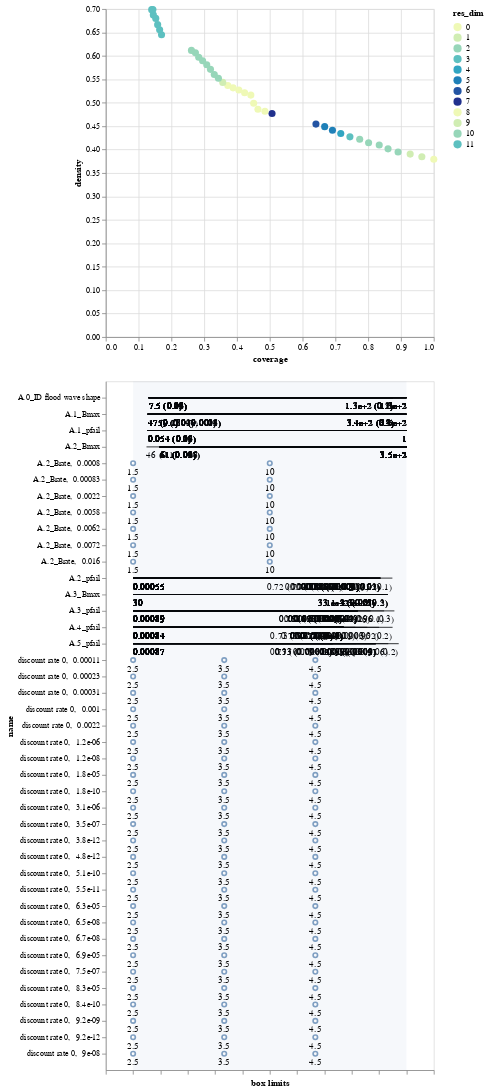

Notebook code cell kept with this figure:
### Code cell
box.inspect_tradeoff()

### Figure 1 — Vega-Lite specification as saved in the notebook (floating-point values rounded to 4 significant figures; data arrays with more than 128 entries replaced by an {"elided": "..."} marker saying what was removed)
{"config": {"view": {"continuousWidth": 400, "continuousHeight": 300}}, "vconcat": [{"data": {"name": "data-ae9cfd5c53f32af8f90da00826b46d59"}, "mark": {"type": "circle", "size": 75}, "encoding": {"color": {"type": "ordinal", "field": "res_dim", "scale": {"range": ["#eff9b6", "#d0edb3", "#97d6b9", "#5dc0c0", "#31a5c2", "#1f80b8", "#2354a3", "#21318d"]}}, "opacity": {"condition": {"value": 1, "selection": "selector001"}, "value": 0.4}, "tooltip": [{"type": "ordinal", "field": "id"}, {"type": "quantitative", "field": "coverage", "format": ".2"}, {"type": "quantitative", "field": "density", "format": ".2"}, {"type": "ordinal", "field": "res_dim"}], "x": {"type": "quantitative", "field": "coverage"}, "y": {"type": "quantitative", "field": "density"}}, "height": 400, "selection": {"selector001": {"type": "single", "fields": ["id"]}}, "width": 400}, {"layer": [{"data": {"name": "data-98c4b984e1bb40071236f6fc71a17afb"}, "mark": "rule", "encoding": {"x": {"type": "quantitative", "axis": {"grid": false, "labels": false, "title": "box limits"}, "field": "x_lower", "scale": {"domain": [0, 1], "padding": 0.1}}, "x2": {"field": "x_upper"}, "y": {"type": "nominal", "field": "name", "scale": {"padding": 1.0}}}, "transform": [{"calculate": "(datum.x1-datum.minimum)/(datum.maximum-datum.minimum)", "as": "x_lower"}, {"calculate": "(datum.x2-datum.minimum)/(datum.maximum-datum.minimum)", "as": "x_upper"}, {"filter": {"selection": "selector001"}}], "width": 400}, {"data": {"name": "data-98c4b984e1bb40071236f6fc71a17afb"}, "mark": {"type": "text", "align": "left", "baseline": "top", "dy": 5}, "encoding": {"text": {"type": "ordinal", "field": "text"}, "x": {"type": "quantitative", "axis": {"grid": false, "labels": false, "title": "box limits"}, "field": "x_lower", "scale": {"domain": [0, 1], "padding": 0.1}}, "x2": {"field": "x_upper"}, "y": {"type": "nominal", "field": "name", "scale": {"padding": 1.0}}}, "transform": [{"calculate": "(datum.x1-datum.minimum)/(datum.maximum-datum.minimum)", "as": "x_lower"}, {"calculate": "(datum.x2-datum.minimum)/(datum.maximum-datum.minimum)", "as": "x_upper"}, {"filter": {"selection": "selector001"}}, {"calculate": "datum.qp_lower>0?format(datum.x1, \".2\")+\" (\"+format(datum.qp_lower, \".1~g\")+\")\" :format(datum.x1, \".2\")", "as": "text"}], "width": 400}, {"data": {"name": "data-98c4b984e1bb40071236f6fc71a17afb"}, "mark": {"type": "text", "align": "right", "baseline": "top", "dy": 5}, "encoding": {"text": {"type": "ordinal", "field": "text"}, "x": {"type": "quantitative", "field": "x_upper"}, "x2": {"field": "x_upper"}, "y": {"type": "nominal", "field": "name", "scale": {"padding": 1.0}}}, "transform": [{"calculate": "(datum.x1-datum.minimum)/(datum.maximum-datum.minimum)", "as": "x_lower"}, {"calculate": "(datum.x2-datum.minimum)/(datum.maximum-datum.minimum)", "as": "x_upper"}, {"filter": {"selection": "selector001"}}, {"calculate": "datum.qp_upper>0?format(datum.x2, \".2\")+\" (\"+format(datum.qp_upper, \".1\")+\")\" :format(datum.x2, \".2\")", "as": "text"}], "width": 400}, {"data": {"name": "data-bb8d07f6df3d47a6a475317795287b23"}, "mark": {"type": "rect", "opacity": 0.05}, "encoding": {"x": {"type": "quantitative", "field": "start"}, "x2": {"field": "end"}}}, {"data": {"name": "data-ce224426dbd417f669a33eddc5f4d590"}, "mark": "point", "encoding": {"x": {"type": "quantitative", "field": "x"}, "y": {"type": "nominal", "field": "name"}}, "transform": [{"filter": {"selection": "selector001"}}], "width": 400}, {"data": {"name": "data-ce224426dbd417f669a33eddc5f4d590"}, "mark": {"type": "text", "align": "center", "baseline": "top", "dy": 5}, "encoding": {"text": {"type": "nominal", "field": "item"}, "x": {"type": "quantitative", "field": "x"}, "y": {"type": "nominal", "field": "name"}}, "transform": [{"filter": {"selection": "selector001"}}], "width": 400}]}], "$schema": "https://vega.github.io/schema/vega-lite/v4.8.1.json", "datasets": {"data-ae9cfd5c53f32af8f90da00826b46d59": [{"coverage": 1.0, "density": 0.3794, "id": 0, "mass": 1.0, "mean": 0.3794, "res_dim": 0}, {"coverage": 0.9636, "density": 0.3848, "id": 1, "mass": 0.95, "mean": 0.3848, "res_dim": 1}, {"coverage": 0.928, "density": 0.3904, "id": 2, "mass": 0.902, "mean": 0.3904, "res_dim": 1}, {"coverage": 0.8911, "density": 0.395, "id": 3, "mass": 0.856, "mean": 0.395, "res_dim": 2}, {"coverage": 0.8606, "density": 0.4016, "id": 4, "mass": 0.813, "mean": 0.4016, "res_dim": 2}, {"coverage": 0.8337, "density": 0.4097, "id": 5, "mass": 0.772, "mean": 0.4097, "res_dim": 2}, {"coverage": 0.8013, "density": 0.4147, "id": 6, "mass": 0.733, "mean": 0.4147, "res_dim": 2}, {"coverage": 0.7741, "density": 0.422, "id": 7, "mass": 0.696, "mean": 0.422, "res_dim": 2}, {"coverage": 0.7443, "density": 0.4272, "id": 8, "mass": 0.661, "mean": 0.4272, "res_dim": 3}, {"coverage": 0.7164, "density": 0.4342, "id": 9, "mass": 0.626, "mean": 0.4342, "res_dim": 4}, {"coverage": 0.6911, "density": 0.4414, "id": 10, "mass": 0.594, "mean": 0.4414, "res_dim": 5}, {"coverage": 0.6674, "density": 0.4489, "id": 11, "mass": 0.564, "mean": 0.4489, "res_dim": 5}, {"coverage": 0.6407, "density": 0.4544, "id": 12, "mass": 0.535, "mean": 0.4544, "res_dim": 6}, {"coverage": 0.5069, "density": 0.4772, "id": 13, "mass": 0.403, "mean": 0.4772, "res_dim": 7}, {"coverage": 0.4852, "density": 0.4819, "id": 14, "mass": 0.382, "mean": 0.4819, "res_dim": 8}, {"coverage": 0.4639, "density": 0.4862, "id": 15, "mass": 0.362, "mean": 0.4862, "res_dim": 8}, {"coverage": 0.451, "density": 0.4988, "id": 16, "mass": 0.343, "mean": 0.4988, "res_dim": 8}, {"coverage": 0.4423, "density": 0.5163, "id": 17, "mass": 0.325, "mean": 0.5163, "res_dim": 8}, {"coverage": 0.4233, "density": 0.5214, "id": 18, "mass": 0.308, "mean": 0.5214, "res_dim": 8}, {"coverage": 0.4056, "density": 0.5271, "id": 19, "mass": 0.292, "mean": 0.5271, "res_dim": 8}, {"coverage": 0.3882, "density": 0.5318, "id": 20, "mass": 0.277, "mean": 0.5318, "res_dim": 8}, {"coverage": 0.3722, "density": 0.5369, "id": 21, "mass": 0.263, "mean": 0.5369, "res_dim": 8}, {"coverage": 0.3566, "density": 0.5434, "id": 22, "mass": 0.249, "mean": 0.5434, "res_dim": 9}, {"coverage": 0.3434, "density": 0.5521, "id": 23, "mass": 0.236, "mean": 0.5521, "res_dim": 10}, {"coverage": 0.3308, "density": 0.5603, "id": 24, "mass": 0.224, "mean": 0.5603, "res_dim": 10}, {"coverage": 0.3192, "density": 0.5712, "id": 25, "mass": 0.212, "mean": 0.5712, "res_dim": 10}, {"coverage": 0.3079, "density": 0.5811, "id": 26, "mass": 0.201, "mean": 0.5811, "res_dim": 10}, {"coverage": 0.2952, "density": 0.5895, "id": 27, "mass": 0.19, "mean": 0.5895, "res_dim": 10}, {"coverage": 0.2833, "density": 0.5972, "id": 28, "mass": 0.18, "mean": 0.5972, "res_dim": 10}, {"coverage": 0.2733, "density": 0.6064, "id": 29, "mass": 0.171, "mean": 0.6064, "res_dim": 10}, {"coverage": 0.2612, "density": 0.6117, "id": 30, "mass": 0.162, "mean": 0.6117, "res_dim": 10}, {"coverage": 0.17, "density": 0.645, "id": 31, "mass": 0.1, "mean": 0.645, "res_dim": 11}, {"coverage": 0.1642, "density": 0.6558, "id": 32, "mass": 0.095, "mean": 0.6558, "res_dim": 11}, {"coverage": 0.1581, "density": 0.6667, "id": 33, "mass": 0.09, "mean": 0.6667, "res_dim": 11}, {"coverage": 0.1523, "density": 0.68, "id": 34, "mass": 0.085, "mean": 0.68, "res_dim": 11}, {"coverage": 0.145, "density": 0.6875, "id": 35, "mass": 0.08, "mean": 0.6875, "res_dim": 11}, {"coverage": 0.14, "density": 0.6987, "id": 36, "mass": 0.076, "mean": 0.6987, "res_dim": 11}, {"coverage": 0.1436, "density": 0.6987, "id": 37, "mass": 0.078, "mean": 0.6987, "res_dim": 11}], "data-98c4b984e1bb40071236f6fc71a17afb": {"elided": "240 records"}, "data-bb8d07f6df3d47a6a475317795287b23": [{"start": 0, "end": 1}], "data-ce224426dbd417f669a33eddc5f4d590": [{"name": "discount rate 0,  0.0022", "n_items": 4, "item": 2.5, "id": 13, "x": 0.0}, {"name": "discount rate 0,  0.0022", "n_items": 4, "item": 3.5, "id": 13, "x": 0.3333}, {"name": "discount rate 0,  0.0022", "n_items": 4, "item": 4.5, "id": 13, "x": 0.6667}, {"name": "discount rate 0,  0.001", "n_items": 4, "item": 2.5, "id": 14, "x": 0.0}, {"name": "discount rate 0,  0.001", "n_items": 4, "item": 3.5, "id": 14, "x": 0.3333}, {"name": "discount rate 0,  0.001", "n_items": 4, "item": 4.5, "id": 14, "x": 0.6667}, {"name": "discount rate 0,  0.00031", "n_items": 4, "item": 2.5, "id": 15, "x": 0.0}, {"name": "discount rate 0,  0.00031", "n_items": 4, "item": 3.5, "id": 15, "x": 0.3333}, {"name": "discount rate 0,  0.00031", "n_items": 4, "item": 4.5, "id": 15, "x": 0.6667}, {"name": "discount rate 0,  0.00011", "n_items": 4, "item": 2.5, "id": 16, "x": 0.0}, {"name": "discount rate 0,  0.00011", "n_items": 4, "item": 3.5, "id": 16, "x": 0.3333}, {"name": "discount rate 0,  0.00011", "n_items": 4, "item": 4.5, "id": 16, "x": 0.6667}, {"name": "discount rate 0,  0.00023", "n_items": 4, "item": 2.5, "id": 17, "x": 0.0}, {"name": "discount rate 0,  0.00023", "n_items": 4, "item": 3.5, "id": 17, "x": 0.3333}, {"name": "discount rate 0,  0.00023", "n_items": 4, "item": 4.5, "id": 17, "x": 0.6667}, {"name": "discount rate 0,  8.3e-05", "n_items": 4, "item": 2.5, "id": 18, "x": 0.0}, {"name": "discount rate 0,  8.3e-05", "n_items": 4, "item": 3.5, "id": 18, "x": 0.3333}, {"name": "discount rate 0,  8.3e-05", "n_items": 4, "item": 4.5, "id": 18, "x": 0.6667}, {"name": "discount rate 0,  6.9e-05", "n_items": 4, "item": 2.5, "id": 19, "x": 0.0}, {"name": "discount rate 0,  6.9e-05", "n_items": 4, "item": 3.5, "id": 19, "x": 0.3333}, {"name": "discount rate 0,  6.9e-05", "n_items": 4, "item": 4.5, "id": 19, "x": 0.6667}, {"name": "discount rate 0,  6.3e-05", "n_items": 4, "item": 2.5, "id": 20, "x": 0.0}, {"name": "discount rate 0,  6.3e-05", "n_items": 4, "item": 3.5, "id": 20, "x": 0.3333}, {"name": "discount rate 0,  6.3e-05", "n_items": 4, "item": 4.5, "id": 20, "x": 0.6667}, {"name": "discount rate 0,  1.8e-05", "n_items": 4, "item": 2.5, "id": 21, "x": 0.0}, {"name": "discount rate 0,  1.8e-05", "n_items": 4, "item": 3.5, "id": 21, "x": 0.3333}, {"name": "discount rate 0,  1.8e-05", "n_items": 4, "item": 4.5, "id": 21, "x": 0.6667}, {"name": "discount rate 0,  3.1e-06", "n_items": 4, "item": 2.5, "id": 22, "x": 0.0}, {"name": "discount rate 0,  3.1e-06", "n_items": 4, "item": 3.5, "id": 22, "x": 0.3333}, {"name": "discount rate 0,  3.1e-06", "n_items": 4, "item": 4.5, "id": 22, "x": 0.6667}, {"name": "discount rate 0,  1.2e-06", "n_items": 4, "item": 2.5, "id": 23, "x": 0.0}, {"name": "discount rate 0,  1.2e-06", "n_items": 4, "item": 3.5, "id": 23, "x": 0.3333}, {"name": "discount rate 0,  1.2e-06", "n_items": 4, "item": 4.5, "id": 23, "x": 0.6667}, {"name": "discount rate 0,  3.5e-07", "n_items": 4, "item": 2.5, "id": 24, "x": 0.0}, {"name": "discount rate 0,  3.5e-07", "n_items": 4, "item": 3.5, "id": 24, "x": 0.3333}, {"name": "discount rate 0,  3.5e-07", "n_items": 4, "item": 4.5, "id": 24, "x": 0.6667}, {"name": "discount rate 0,  6.5e-08", "n_items": 4, "item": 2.5, "id": 25, "x": 0.0}, {"name": "discount rate 0,  6.5e-08", "n_items": 4, "item": 3.5, "id": 25, "x": 0.3333}, {"name": "discount rate 0,  6.5e-08", "n_items": 4, "item": 4.5, "id": 25, "x": 0.6667}, {"name": "discount rate 0,  9e-08", "n_items": 4, "item": 2.5, "id": 26, "x": 0.0}, {"name": "discount rate 0,  9e-08", "n_items": 4, "item": 3.5, "id": 26, "x": 0.3333}, {"name": "discount rate 0,  9e-08", "n_items": 4, "item": 4.5, "id": 26, "x": 0.6667}, {"name": "discount rate 0,  7.5e-07", "n_items": 4, "item": 2.5, "id": 27, "x": 0.0}, {"name": "discount rate 0,  7.5e-07", "n_items": 4, "item": 3.5, "id": 27, "x": 0.3333}, {"name": "discount rate 0,  7.5e-07", "n_items": 4, "item": 4.5, "id": 27, "x": 0.6667}, {"name": "discount rate 0,  6.7e-08", "n_items": 4, "item": 2.5, "id": 28, "x": 0.0}, {"name": "discount rate 0,  6.7e-08", "n_items": 4, "item": 3.5, "id": 28, "x": 0.3333}, {"name": "discount rate 0,  6.7e-08", "n_items": 4, "item": 4.5, "id": 28, "x": 0.6667}, {"name": "discount rate 0,  9.2e-09", "n_items": 4, "item": 2.5, "id": 29, "x": 0.0}, {"name": "discount rate 0,  9.2e-09", "n_items": 4, "item": 3.5, "id": 29, "x": 0.3333}, {"name": "discount rate 0,  9.2e-09", "n_items": 4, "item": 4.5, "id": 29, "x": 0.6667}, {"name": "discount rate 0,  1.2e-08", "n_items": 4, "item": 2.5, "id": 30, "x": 0.0}, {"name": "discount rate 0,  1.2e-08", "n_items": 4, "item": 3.5, "id": 30, "x": 0.3333}, {"name": "discount rate 0,  1.2e-08", "n_items": 4, "item": 4.5, "id": 30, "x": 0.6667}, {"name": "A.2_Brate,  0.016", "n_items": 3, "item": 1.5, "id": 31, "x": 0.0}, {"name": "A.2_Brate,  0.016", "n_items": 3, "item": 10.0, "id": 31, "x": 0.5}, {"name": "discount rate 0,  5.1e-10", "n_items": 4, "item": 2.5, "id": 31, "x": 0.0}, {"name": "discount rate 0,  5.1e-10", "n_items": 4, "item": 3.5, "id": 31, "x": 0.3333}, {"name": "discount rate 0,  5.1e-10", "n_items": 4, "item": 4.5, "id": 31, "x": 0.6667}, {"name": "A.2_Brate,  0.0062", "n_items": 3, "item": 1.5, "id": 32, "x": 0.0}, {"name": "A.2_Brate,  0.0062", "n_items": 3, "item": 10.0, "id": 32, "x": 0.5}, {"name": "discount rate 0,  1.8e-10", "n_items": 4, "item": 2.5, "id": 32, "x": 0.0}, {"name": "discount rate 0,  1.8e-10", "n_items": 4, "item": 3.5, "id": 32, "x": 0.3333}, {"name": "discount rate 0,  1.8e-10", "n_items": 4, "item": 4.5, "id": 32, "x": 0.6667}, {"name": "A.2_Brate,  0.0058", "n_items": 3, "item": 1.5, "id": 33, "x": 0.0}, {"name": "A.2_Brate,  0.0058", "n_items": 3, "item": 10.0, "id": 33, "x": 0.5}, {"name": "discount rate 0,  9.2e-12", "n_items": 4, "item": 2.5, "id": 33, "x": 0.0}, {"name": "discount rate 0,  9.2e-12", "n_items": 4, "item": 3.5, "id": 33, "x": 0.3333}, {"name": "discount rate 0,  9.2e-12", "n_items": 4, "item": 4.5, "id": 33, "x": 0.6667}, {"name": "A.2_Brate,  0.0072", "n_items": 3, "item": 1.5, "id": 34, "x": 0.0}, {"name": "A.2_Brate,  0.0072", "n_items": 3, "item": 10.0, "id": 34, "x": 0.5}, {"name": "discount rate 0,  8.4e-10", "n_items": 4, "item": 2.5, "id": 34, "x": 0.0}, {"name": "discount rate 0,  8.4e-10", "n_items": 4, "item": 3.5, "id": 34, "x": 0.3333}, {"name": "discount rate 0,  8.4e-10", "n_items": 4, "item": 4.5, "id": 34, "x": 0.6667}, {"name": "A.2_Brate,  0.0022", "n_items": 3, "item": 1.5, "id": 35, "x": 0.0}, {"name": "A.2_Brate,  0.0022", "n_items": 3, "item": 10.0, "id": 35, "x": 0.5}, {"name": "discount rate 0,  5.5e-11", "n_items": 4, "item": 2.5, "id": 35, "x": 0.0}, {"name": "discount rate 0,  5.5e-11", "n_items": 4, "item": 3.5, "id": 35, "x": 0.3333}, {"name": "discount rate 0,  5.5e-11", "n_items": 4, "item": 4.5, "id": 35, "x": 0.6667}, {"name": "A.2_Brate,  0.0008", "n_items": 3, "item": 1.5, "id": 36, "x": 0.0}, {"name": "A.2_Brate,  0.0008", "n_items": 3, "item": 10.0, "id": 36, "x": 0.5}, {"name": "discount rate 0,  3.8e-12", "n_items": 4, "item": 2.5, "id": 36, "x": 0.0}, {"name": "discount rate 0,  3.8e-12", "n_items": 4, "item": 3.5, "id": 36, "x": 0.3333}, {"name": "discount rate 0,  3.8e-12", "n_items": 4, "item": 4.5, "id": 36, "x": 0.6667}, {"name": "A.2_Brate,  0.00083", "n_items": 3, "item": 1.5, "id": 37, "x": 0.0}, {"name": "A.2_Brate,  0.00083", "n_items": 3, "item": 10.0, "id": 37, "x": 0.5}, {"name": "discount rate 0,  4.8e-12", "n_items": 4, "item": 2.5, "id": 37, "x": 0.0}, {"name": "discount rate 0,  4.8e-12", "n_items": 4, "item": 3.5, "id": 37, "x": 0.3333}, {"name": "discount rate 0,  4.8e-12", "n_items": 4, "item": 4.5, "id": 37, "x": 0.6667}]}}
